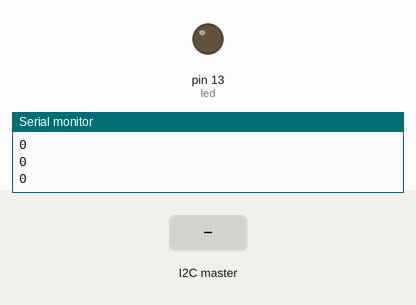
Simulated run of this sketch. Board: Arduino Uno, built with avr-gcc and run on an emulated ATmega328P. On the bench: output pins drawn as LEDs (lit = HIGH), the last lines printed to the serial monitor. Inputs (shaded band) come from the test bench.

Above: at 1.2 s.
1.3 s: the I2C master sends the byte 1
At 2.5 s:
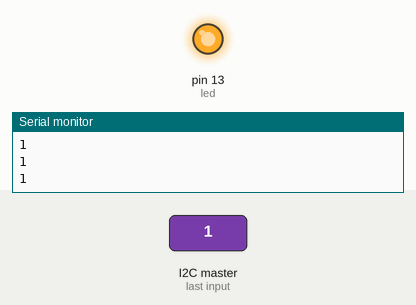
2.8 s: the I2C master sends the byte 0
At 3.8 s:
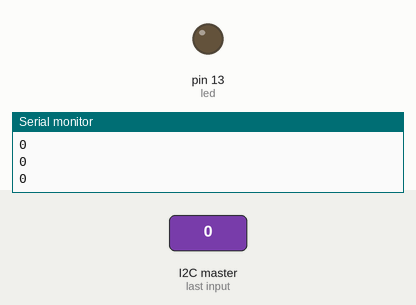
Timing chart, 0 to 5.8 s (numbered marks = the images above; inputs shaded):
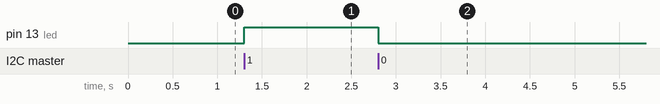

The sketch:

Slave.ino
```cpp
#include <Wire.h>

#define led 13

int dato;

void setup() {
  Wire.begin(0xAF);
  Wire.onReceive(  lectura  );
  pinMode(led, OUTPUT);
  Serial.begin(9600);
}

void loop() {
  Serial.println(dato);
  delay(99);
}

void lectura(int howMany){
  dato = Wire.read();
  if(dato == 1){
    digitalWrite(led, HIGH);
  }else{
    digitalWrite(led, LOW);
  }
}
```

Measured:
- after the input at 1.3 s, pin 13 (led): LOW → HIGH at once
- after the input at 2.8 s, pin 13 (led): HIGH → LOW at once
